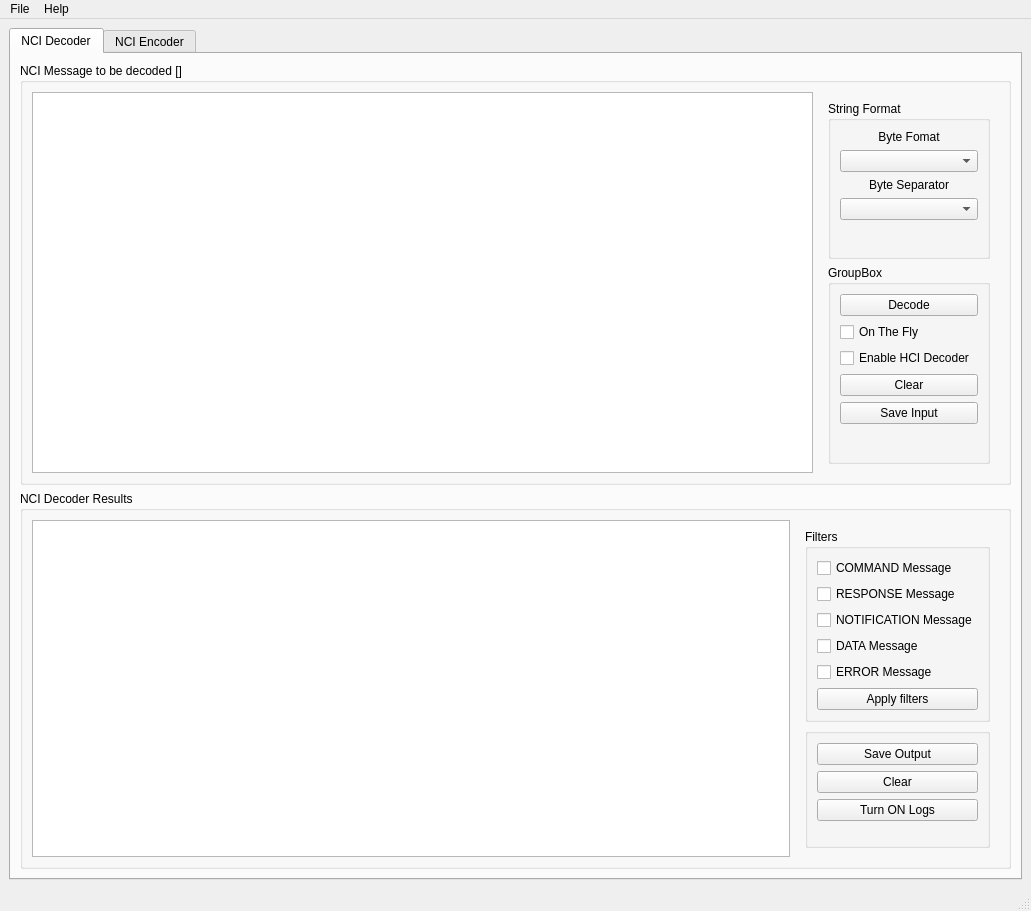
<?xml version="1.0" encoding="UTF-8"?>
<ui version="4.0">
 <class>MainWindow</class>
 <widget class="QMainWindow" name="MainWindow">
  <property name="geometry">
   <rect>
    <x>0</x>
    <y>0</y>
    <width>1031</width>
    <height>911</height>
   </rect>
  </property>
  <property name="windowTitle">
   <string>MainWindow</string>
  </property>
  <widget class="QWidget" name="centralwidget">
   <layout class="QHBoxLayout" name="horizontalLayout">
    <item>
     <layout class="QGridLayout" name="gridLayout">
      <item row="0" column="0">
       <widget class="QTabWidget" name="tabWidget">
        <property name="currentIndex">
         <number>0</number>
        </property>
        <widget class="QWidget" name="nci_decoder">
         <property name="layoutDirection">
          <enum>Qt::LeftToRight</enum>
         </property>
         <attribute name="title">
          <string>NCI Decoder</string>
         </attribute>
         <layout class="QGridLayout" name="gridLayout_3">
          <item row="1" column="0">
           <widget class="QGroupBox" name="groupBox">
            <property name="title">
             <string>NCI Decoder Results</string>
            </property>
            <layout class="QHBoxLayout" name="horizontalLayout_2">
             <item>
              <widget class="QTextEdit" name="textEdit"/>
             </item>
             <item>
              <widget class="QWidget" name="widget" native="true">
               <property name="minimumSize">
                <size>
                 <width>180</width>
                 <height>0</height>
                </size>
               </property>
               <layout class="QVBoxLayout" name="verticalLayout_2">
                <item>
                 <widget class="QGroupBox" name="groupBox_3">
                  <property name="title">
                   <string>Filters</string>
                  </property>
                  <layout class="QVBoxLayout" name="verticalLayout_6">
                   <item>
                    <widget class="QCheckBox" name="checkBox_3">
                     <property name="text">
                      <string>COMMAND Message</string>
                     </property>
                    </widget>
                   </item>
                   <item>
                    <widget class="QCheckBox" name="checkBox_4">
                     <property name="text">
                      <string>RESPONSE Message</string>
                     </property>
                    </widget>
                   </item>
                   <item>
                    <widget class="QCheckBox" name="checkBox_5">
                     <property name="text">
                      <string>NOTIFICATION Message</string>
                     </property>
                    </widget>
                   </item>
                   <item>
                    <widget class="QCheckBox" name="checkBox_6">
                     <property name="text">
                      <string>DATA Message</string>
                     </property>
                    </widget>
                   </item>
                   <item>
                    <widget class="QCheckBox" name="checkBox_7">
                     <property name="text">
                      <string>ERROR Message</string>
                     </property>
                    </widget>
                   </item>
                   <item>
                    <widget class="QPushButton" name="pushButton_4">
                     <property name="text">
                      <string>Apply filters</string>
                     </property>
                    </widget>
                   </item>
                  </layout>
                 </widget>
                </item>
                <item>
                 <widget class="QGroupBox" name="groupBox_4">
                  <property name="sizeIncrement">
                   <size>
                    <width>0</width>
                    <height>5</height>
                   </size>
                  </property>
                  <property name="title">
                   <string/>
                  </property>
                  <property name="alignment">
                   <set>Qt::AlignLeading|Qt::AlignLeft|Qt::AlignTop</set>
                  </property>
                  <layout class="QVBoxLayout" name="verticalLayout_7">
                   <property name="sizeConstraint">
                    <enum>QLayout::SetDefaultConstraint</enum>
                   </property>
                   <item>
                    <widget class="QPushButton" name="pushButton_5">
                     <property name="sizeIncrement">
                      <size>
                       <width>0</width>
                       <height>0</height>
                      </size>
                     </property>
                     <property name="text">
                      <string>Save Output</string>
                     </property>
                    </widget>
                   </item>
                   <item>
                    <widget class="QPushButton" name="pushButton_6">
                     <property name="text">
                      <string>Clear</string>
                     </property>
                    </widget>
                   </item>
                   <item>
                    <widget class="QPushButton" name="pushButton_7">
                     <property name="text">
                      <string>Turn ON Logs</string>
                     </property>
                    </widget>
                   </item>
                   <item>
                    <spacer name="verticalSpacer">
                     <property name="orientation">
                      <enum>Qt::Vertical</enum>
                     </property>
                     <property name="sizeHint" stdset="0">
                      <size>
                       <width>20</width>
                       <height>40</height>
                      </size>
                     </property>
                    </spacer>
                   </item>
                  </layout>
                 </widget>
                </item>
               </layout>
              </widget>
             </item>
            </layout>
           </widget>
          </item>
          <item row="0" column="0">
           <widget class="QGroupBox" name="groupBox_2">
            <property name="title">
             <string>NCI Message to be decoded []</string>
            </property>
            <layout class="QHBoxLayout" name="horizontalLayout_3">
             <item>
              <widget class="QTextEdit" name="textEdit_2"/>
             </item>
             <item>
              <widget class="QWidget" name="widget_2" native="true">
               <property name="minimumSize">
                <size>
                 <width>180</width>
                 <height>0</height>
                </size>
               </property>
               <layout class="QVBoxLayout" name="verticalLayout_3">
                <item>
                 <widget class="QGroupBox" name="groupBox_5">
                  <property name="layoutDirection">
                   <enum>Qt::LeftToRight</enum>
                  </property>
                  <property name="title">
                   <string>String Format</string>
                  </property>
                  <property name="alignment">
                   <set>Qt::AlignLeading|Qt::AlignLeft|Qt::AlignTop</set>
                  </property>
                  <layout class="QVBoxLayout" name="verticalLayout_4">
                   <item>
                    <widget class="QLabel" name="label">
                     <property name="text">
                      <string>Byte Fomat</string>
                     </property>
                     <property name="alignment">
                      <set>Qt::AlignCenter</set>
                     </property>
                    </widget>
                   </item>
                   <item>
                    <widget class="QComboBox" name="comboBox"/>
                   </item>
                   <item>
                    <widget class="QLabel" name="label_2">
                     <property name="text">
                      <string>Byte Separator</string>
                     </property>
                     <property name="alignment">
                      <set>Qt::AlignCenter</set>
                     </property>
                    </widget>
                   </item>
                   <item>
                    <widget class="QComboBox" name="comboBox_2"/>
                   </item>
                   <item>
                    <spacer name="verticalSpacer_3">
                     <property name="orientation">
                      <enum>Qt::Vertical</enum>
                     </property>
                     <property name="sizeHint" stdset="0">
                      <size>
                       <width>20</width>
                       <height>40</height>
                      </size>
                     </property>
                    </spacer>
                   </item>
                  </layout>
                 </widget>
                </item>
                <item>
                 <widget class="QGroupBox" name="groupBox_6">
                  <property name="title">
                   <string>GroupBox</string>
                  </property>
                  <layout class="QVBoxLayout" name="verticalLayout_5">
                   <item>
                    <widget class="QPushButton" name="pushButton">
                     <property name="text">
                      <string>Decode</string>
                     </property>
                    </widget>
                   </item>
                   <item>
                    <widget class="QCheckBox" name="checkBox">
                     <property name="text">
                      <string>On The Fly</string>
                     </property>
                    </widget>
                   </item>
                   <item>
                    <widget class="QCheckBox" name="checkBox_2">
                     <property name="text">
                      <string>Enable HCI Decoder</string>
                     </property>
                    </widget>
                   </item>
                   <item>
                    <widget class="QPushButton" name="pushButton_2">
                     <property name="text">
                      <string>Clear</string>
                     </property>
                    </widget>
                   </item>
                   <item>
                    <widget class="QPushButton" name="pushButton_3">
                     <property name="text">
                      <string>Save Input</string>
                     </property>
                    </widget>
                   </item>
                   <item>
                    <spacer name="verticalSpacer_2">
                     <property name="orientation">
                      <enum>Qt::Vertical</enum>
                     </property>
                     <property name="sizeHint" stdset="0">
                      <size>
                       <width>20</width>
                       <height>40</height>
                      </size>
                     </property>
                    </spacer>
                   </item>
                  </layout>
                 </widget>
                </item>
               </layout>
              </widget>
             </item>
            </layout>
           </widget>
          </item>
         </layout>
        </widget>
        <widget class="QWidget" name="tab_2">
         <attribute name="title">
          <string>NCI Encoder</string>
         </attribute>
         <layout class="QGridLayout" name="gridLayout_2">
          <item row="1" column="0">
           <widget class="QGroupBox" name="groupBox_8">
            <property name="title">
             <string>GroupBox</string>
            </property>
            <layout class="QVBoxLayout" name="verticalLayout_14">
             <item>
              <widget class="QGroupBox" name="groupBox_9">
               <property name="minimumSize">
                <size>
                 <width>0</width>
                 <height>0</height>
                </size>
               </property>
               <property name="sizeIncrement">
                <size>
                 <width>0</width>
                 <height>0</height>
                </size>
               </property>
               <property name="title">
                <string>NCI Message Param</string>
               </property>
               <layout class="QHBoxLayout" name="horizontalLayout_4">
                <item>
                 <widget class="QTreeWidget" name="treeWidget">
                  <column>
                   <property name="text">
                    <string notr="true">1</string>
                   </property>
                  </column>
                 </widget>
                </item>
                <item>
                 <widget class="QWidget" name="widget_3" native="true">
                  <property name="minimumSize">
                   <size>
                    <width>180</width>
                    <height>0</height>
                   </size>
                  </property>
                  <layout class="QVBoxLayout" name="verticalLayout_8">
                   <item>
                    <widget class="QGroupBox" name="groupBox_11">
                     <property name="title">
                      <string>GroupBox</string>
                     </property>
                     <layout class="QVBoxLayout" name="verticalLayout_10">
                      <item>
                       <widget class="QPushButton" name="pushButton_8">
                        <property name="text">
                         <string>Encode</string>
                        </property>
                       </widget>
                      </item>
                      <item>
                       <widget class="QPushButton" name="pushButton_9">
                        <property name="text">
                         <string>Clear</string>
                        </property>
                       </widget>
                      </item>
                      <item>
                       <widget class="QPushButton" name="pushButton_10">
                        <property name="text">
                         <string>Save Input</string>
                        </property>
                       </widget>
                      </item>
                      <item>
                       <spacer name="verticalSpacer_5">
                        <property name="orientation">
                         <enum>Qt::Vertical</enum>
                        </property>
                        <property name="sizeHint" stdset="0">
                         <size>
                          <width>20</width>
                          <height>40</height>
                         </size>
                        </property>
                       </spacer>
                      </item>
                     </layout>
                    </widget>
                   </item>
                  </layout>
                 </widget>
                </item>
               </layout>
              </widget>
             </item>
             <item>
              <widget class="QGroupBox" name="groupBox_12">
               <property name="minimumSize">
                <size>
                 <width>0</width>
                 <height>0</height>
                </size>
               </property>
               <property name="maximumSize">
                <size>
                 <width>16777215</width>
                 <height>150</height>
                </size>
               </property>
               <property name="title">
                <string>NCI Message String</string>
               </property>
               <layout class="QHBoxLayout" name="horizontalLayout_5">
                <item>
                 <widget class="QTextEdit" name="textEdit_4">
                  <property name="maximumSize">
                   <size>
                    <width>16777215</width>
                    <height>200</height>
                   </size>
                  </property>
                 </widget>
                </item>
                <item>
                 <widget class="QWidget" name="widget_4" native="true">
                  <property name="minimumSize">
                   <size>
                    <width>180</width>
                    <height>0</height>
                   </size>
                  </property>
                  <property name="maximumSize">
                   <size>
                    <width>16777215</width>
                    <height>200</height>
                   </size>
                  </property>
                  <layout class="QVBoxLayout" name="verticalLayout_11">
                   <item>
                    <widget class="QGroupBox" name="groupBox_14">
                     <property name="title">
                      <string>GroupBox</string>
                     </property>
                     <layout class="QVBoxLayout" name="verticalLayout_13">
                      <item>
                       <widget class="QPushButton" name="pushButton_13">
                        <property name="text">
                         <string>Save Output</string>
                        </property>
                       </widget>
                      </item>
                      <item>
                       <widget class="QPushButton" name="pushButton_12">
                        <property name="text">
                         <string>Clear</string>
                        </property>
                       </widget>
                      </item>
                      <item>
                       <spacer name="verticalSpacer_7">
                        <property name="orientation">
                         <enum>Qt::Vertical</enum>
                        </property>
                        <property name="sizeHint" stdset="0">
                         <size>
                          <width>20</width>
                          <height>40</height>
                         </size>
                        </property>
                       </spacer>
                      </item>
                     </layout>
                    </widget>
                   </item>
                  </layout>
                 </widget>
                </item>
               </layout>
              </widget>
             </item>
            </layout>
           </widget>
          </item>
          <item row="0" column="0">
           <widget class="QGroupBox" name="groupBox_7">
            <property name="minimumSize">
             <size>
              <width>0</width>
              <height>80</height>
             </size>
            </property>
            <property name="maximumSize">
             <size>
              <width>16777215</width>
              <height>160</height>
             </size>
            </property>
            <property name="title">
             <string>NCI Message</string>
            </property>
            <layout class="QHBoxLayout" name="horizontalLayout_6">
             <item>
              <widget class="QLabel" name="label_3">
               <property name="text">
                <string>Command : </string>
               </property>
              </widget>
             </item>
             <item>
              <widget class="QComboBox" name="comboBox_CmdList"/>
             </item>
             <item>
              <spacer name="horizontalSpacer">
               <property name="orientation">
                <enum>Qt::Horizontal</enum>
               </property>
               <property name="sizeHint" stdset="0">
                <size>
                 <width>40</width>
                 <height>20</height>
                </size>
               </property>
              </spacer>
             </item>
            </layout>
           </widget>
          </item>
         </layout>
        </widget>
       </widget>
      </item>
     </layout>
    </item>
   </layout>
  </widget>
  <widget class="QMenuBar" name="menubar">
   <property name="geometry">
    <rect>
     <x>0</x>
     <y>0</y>
     <width>1031</width>
     <height>23</height>
    </rect>
   </property>
   <widget class="QMenu" name="menuFile">
    <property name="title">
     <string>File</string>
    </property>
   </widget>
   <widget class="QMenu" name="menuHelp">
    <property name="title">
     <string>Help</string>
    </property>
   </widget>
   <addaction name="menuFile"/>
   <addaction name="menuHelp"/>
  </widget>
  <widget class="QStatusBar" name="statusbar"/>
 </widget>
 <resources/>
 <connections>
  <connection>
   <sender>pushButton_12</sender>
   <signal>clicked()</signal>
   <receiver>textEdit_4</receiver>
   <slot>clear()</slot>
   <hints>
    <hint type="sourcelabel">
     <x>847</x>
     <y>611</y>
    </hint>
    <hint type="destinationlabel">
     <x>763</x>
     <y>612</y>
    </hint>
   </hints>
  </connection>
  <connection>
   <sender>pushButton_9</sender>
   <signal>clicked()</signal>
   <receiver>treeWidget</receiver>
   <slot>reset()</slot>
   <hints>
    <hint type="sourcelabel">
     <x>837</x>
     <y>264</y>
    </hint>
    <hint type="destinationlabel">
     <x>759</x>
     <y>265</y>
    </hint>
   </hints>
  </connection>
 </connections>
</ui>
